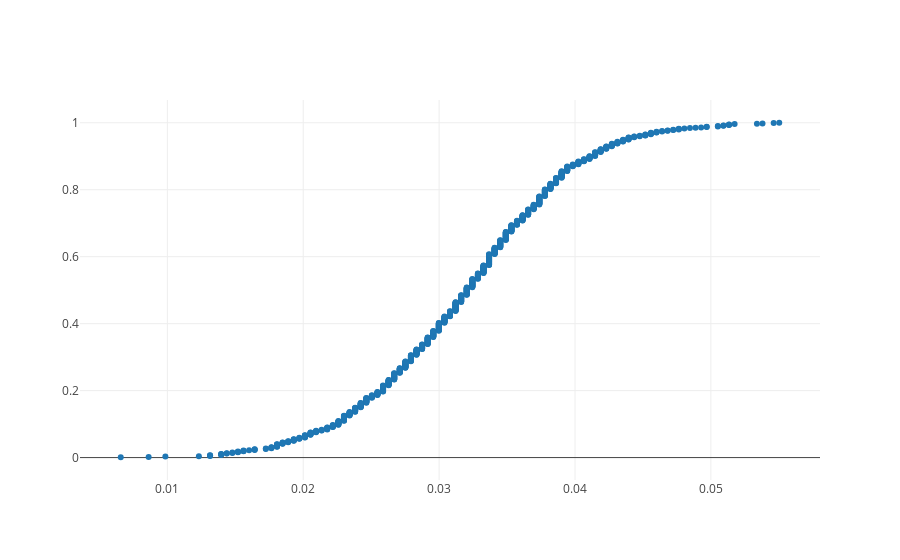

This figure's notebook cell:
### Code cell
# plot the two ecdfs
trace0 = go.Scatter(x=x, y=y, mode='markers', name='bootstrap sample population')

iplot([trace0], filename='bootstrap_ecdf.html')

### Figure 1 — Plotly figure (JSON) as saved in the notebook; plotly's stock layout.template omitted (floating-point values rounded to 4 significant figures; data arrays with more than 128 entries replaced by an {"elided": "..."} marker saying what was removed)
{"data": [{"mode": "markers", "name": "bootstrap sample population", "type": "scatter", "uid": "ec9ad778-988f-11e9-b262-e442a6f8adc3", "x": {"elided": "1000 float values"}, "y": {"elided": "1000 float values"}}], "layout": {}}
